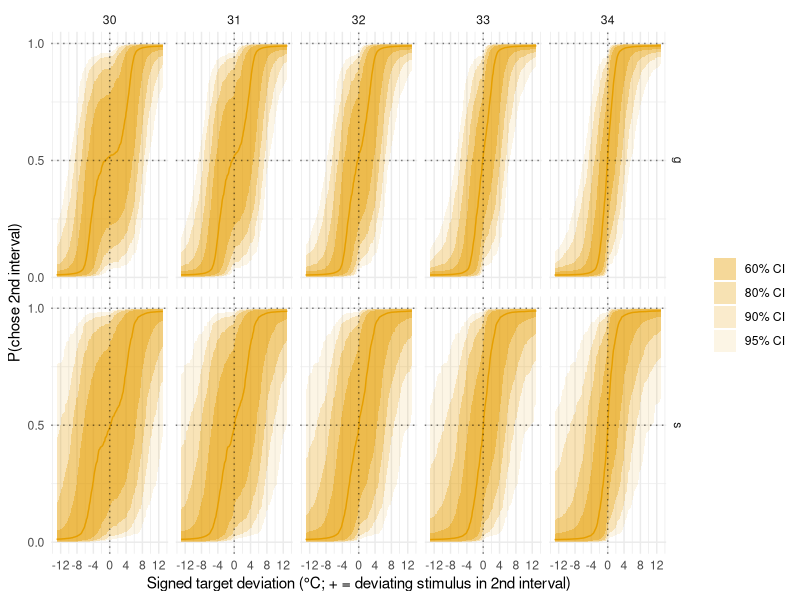
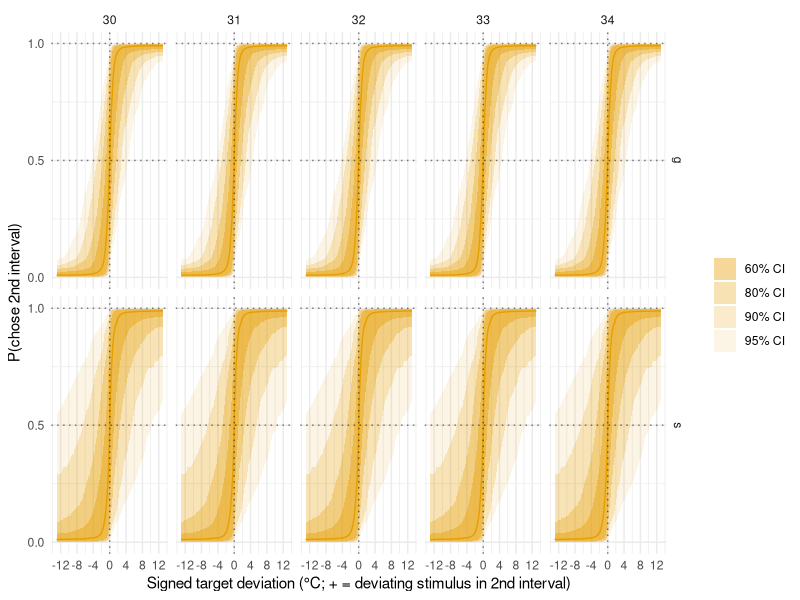
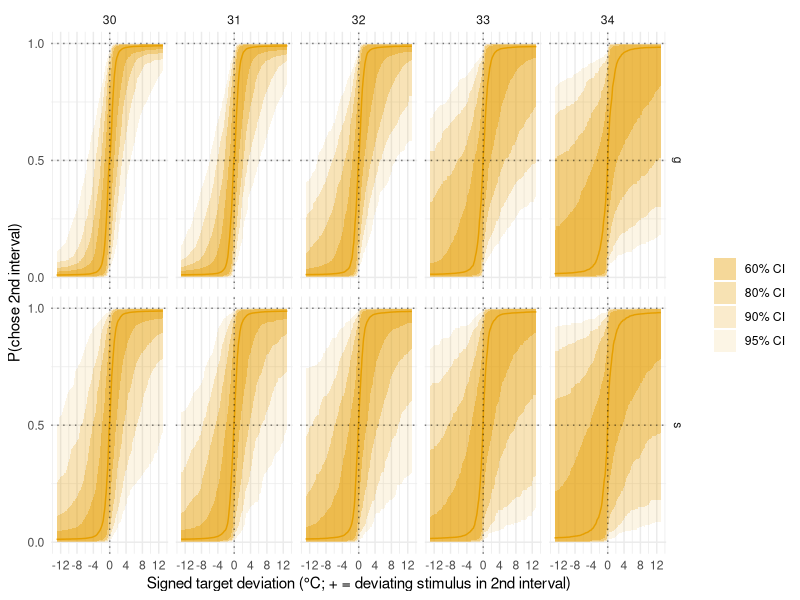
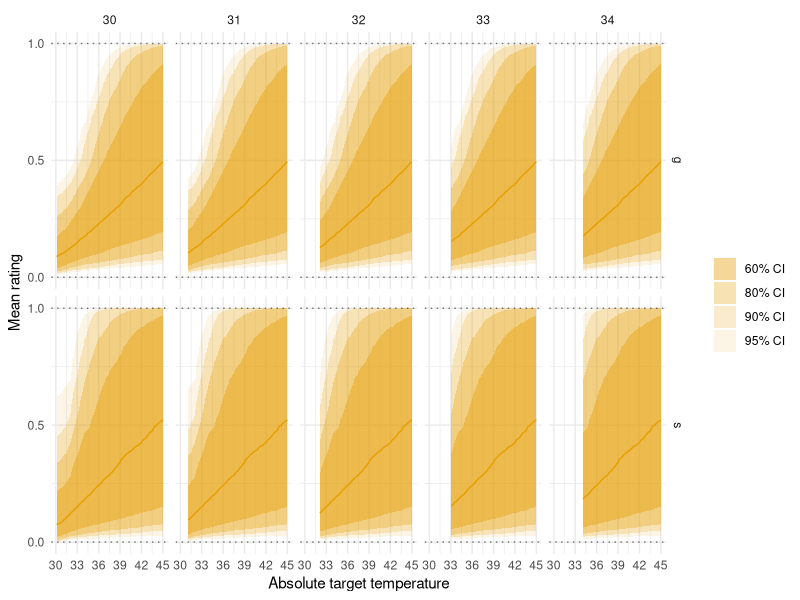
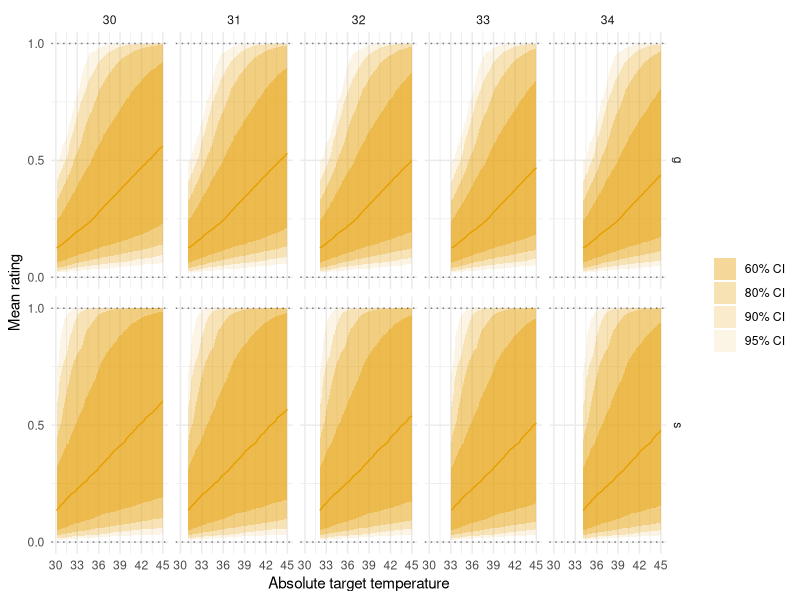
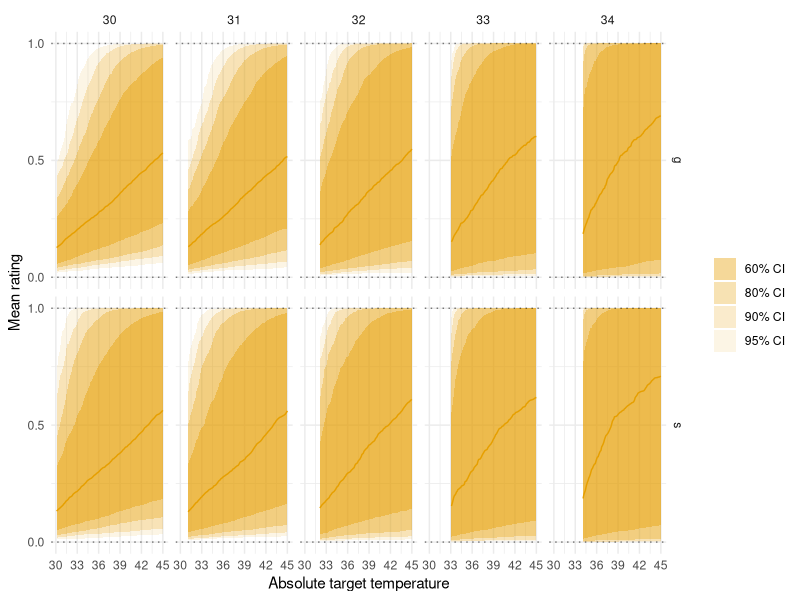
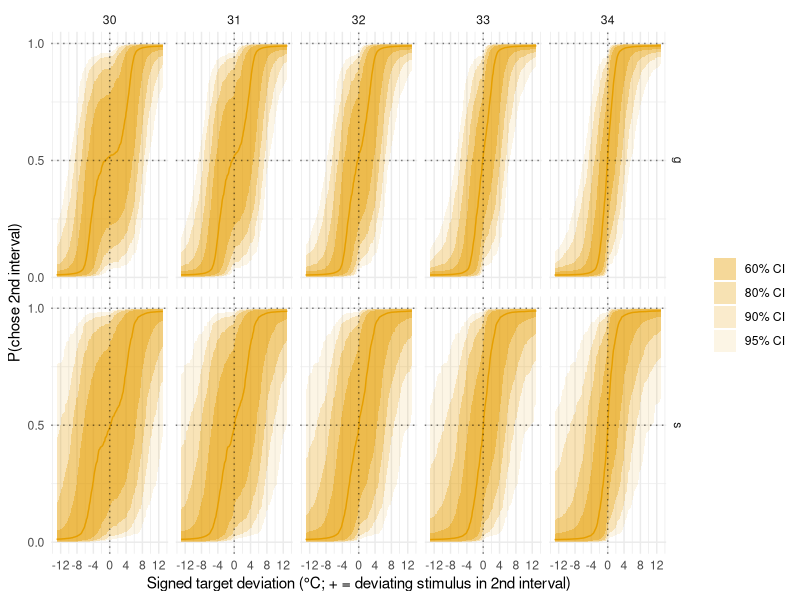
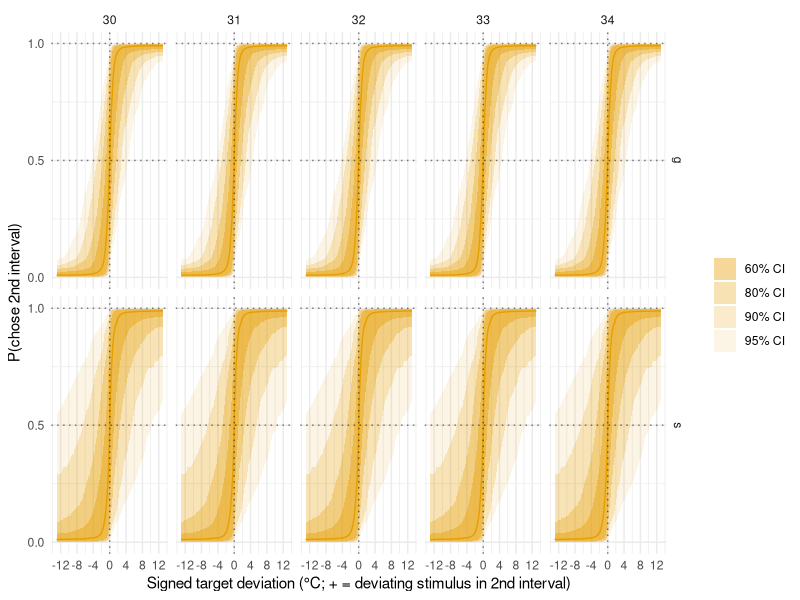

Recreate these plots in R, in order.
#This script is used to illustrate the priors used for the different models
#Author: A.S. Courtin
#Licence: MIT
#Edited with the assistance of Claude Code (Anthropic).

library(tidyverse)

inv_logit<-function(x){
  y=1/(1+exp(-x))
  return(y)
}

M=10^3
idx=1:M
at=30:34
x=seq(30,45,.1)
grid_r<-expand.grid(x=x,idx=idx,at=at)
# Response-space axis for the discrimination models: x is the SIGNED deviation from the
# adapting temperature. |x| is the physical target deviation (target = at + |x|); the sign
# encodes which interval held the deviating stimulus (+ = 2nd interval, so interval_sign=+1).
d=seq(-13,13,.1)
grid_d<-expand.grid(x=d,idx=idx,at=at)

#### Discrimination - absolute coding####
discrimination_absolute<-
  tibble(idx=idx) %>% 
  rowwise() %>% 
  mutate(
    mu_rho=rnorm(1,2,2),
    mu_log_beta=rnorm(1),
    mu_logit_lambda=rnorm(1,-4,1),
    tau_rho=abs(rnorm(1,0,2)),
    tau_log_beta=abs(rnorm(1)),
    tau_logit_lambda=abs(rnorm(1)),
    rho=rnorm(1,mu_rho,tau_rho),
    beta=exp(rnorm(1,mu_log_beta,tau_log_beta)),
    lambda=inv_logit(rnorm(1,mu_logit_lambda,tau_logit_lambda))/2,
    mu_kappa=rnorm(1,0,1),
    tau_kappa=abs(rnorm(1,0,1)),
    kappa=rnorm(1,mu_kappa,tau_kappa)
  ) %>%
  ungroup() %>%
  full_join(grid_d) %>%
  mutate(
    # Evidence is the difference between the target's and the adapting temperature's absolute
    # (baseline+rho anchored) representations - no separate detection threshold (matches
    # discrimination_absolute_coding.stan).
    interval_sign=sign(x),
    target=at+abs(x),
    cx_target_s=target-32-rho,
    cx_adapting_s=at-32-rho,
    stim_rep=cx_target_s*inv_logit(cx_target_s*100) - cx_adapting_s*inv_logit(cx_adapting_s*100),
    theta_s=lambda+(1-2*lambda)*pnorm(interval_sign*beta*stim_rep-kappa),

    cx_target_g=target-32-mu_rho,
    cx_adapting_g=at-32-mu_rho,
    stim_rep_g=cx_target_g*inv_logit(cx_target_g*100) - cx_adapting_g*inv_logit(cx_adapting_g*100),
    theta_g=inv_logit(mu_logit_lambda)/2+(1-2*inv_logit(mu_logit_lambda)/2)*pnorm(interval_sign*exp(mu_log_beta)*stim_rep_g-mu_kappa)
    ) %>%
  group_by(at,x) %>% 
  summarise(
    s_lb_ci_95=quantile(theta_s,0.025),
    s_ub_ci_95=quantile(theta_s,0.975),
    s_lb_ci_90=quantile(theta_s,0.05),
    s_ub_ci_90=quantile(theta_s,0.95),
    s_lb_ci_80=quantile(theta_s,0.1),
    s_ub_ci_80=quantile(theta_s,0.9),
    s_lb_ci_60=quantile(theta_s,0.20),
    s_ub_ci_60=quantile(theta_s,0.80),
    g_lb_ci_95=quantile(theta_g,0.025),
    g_ub_ci_95=quantile(theta_g,0.975),
    g_lb_ci_90=quantile(theta_g,0.05),
    g_ub_ci_90=quantile(theta_g,0.95),
    g_lb_ci_80=quantile(theta_g,0.1),
    g_ub_ci_80=quantile(theta_g,0.9),
    g_lb_ci_60=quantile(theta_g,0.20),
    g_ub_ci_60=quantile(theta_g,0.80),
    s_med_ci_50 = quantile(theta_s, 0.5),
    g_med_ci_50 = quantile(theta_g, 0.5)
  ) %>% 
  pivot_longer(
    cols = c(matches("(s|g)_(lb|ub|med)_ci_\\d+")),
    names_to = c("level","stat","ci"),
    names_pattern = "(s|g)_(lb|ub|med)_ci?_?(\\d+)?",
    values_to = "value"
  ) %>% 
  filter(TRUE) # response space: keep the full signed deviation range

ribbons <- discrimination_absolute %>% filter(stat %in% c("lb","ub"))%>% 
  pivot_wider(
    names_from = "stat",
    values_from = "value"
  )
medians <- discrimination_absolute %>% filter(stat == "med")

ribbons %>% 
  ggplot()+
  geom_ribbon(
    aes(x=x,ymin = lb,ymax=ub,alpha=ci),
    fill='#E69F00'
  )+
  geom_line(
    data=medians,
    aes(x=x,y=value),
    color='#E69F00'
  )+
  geom_hline(
    aes(yintercept = .5),
    linetype='dotted',
    alpha=.5
  )+
  geom_hline(
    aes(yintercept = 1),
    linetype='dotted',
    alpha=.5
  )+
  geom_vline(aes(xintercept=0),linetype='dotted',alpha=.5)+
  scale_alpha_manual(labels=c('60% CI','80% CI','90% CI','95% CI'),values=c(.4,.3,.2,.1))+
  scale_x_continuous(breaks=seq(-12,12,4))+
  scale_y_continuous(breaks=c(0,.5,1))+
  labs(
    alpha='',
    x='Signed target deviation (°C; + = deviating stimulus in 2nd interval)',
    y='P(chose 2nd interval)'
  )+
  theme_minimal()+
  facet_grid(rows=vars(level),cols=vars(at))

ggsave('figures/d_a_ppp.png',units = 'cm',width = 18,height = 10)

#### Discrimination - relative coding####
discrimination_relative<-
  tibble(idx=idx) %>% 
  rowwise() %>% 
  mutate(
    mu_log_beta=rnorm(1),
    mu_logit_lambda=rnorm(1,-4,1),
    tau_log_beta=abs(rnorm(1)),
    tau_logit_lambda=abs(rnorm(1)),
    beta=exp(rnorm(1,mu_log_beta,tau_log_beta)),
    lambda=inv_logit(rnorm(1,mu_logit_lambda,tau_logit_lambda))/2,
    mu_kappa=rnorm(1,0,1),
    tau_kappa=abs(rnorm(1,0,1)),
    kappa=rnorm(1,mu_kappa,tau_kappa)
  ) %>%
  ungroup() %>%
  full_join(grid_d) %>%
  mutate(
    # Evidence is the soft-rectified deviation from the adapting temperature - no separate
    # detection threshold (matches discrimination_relative_coding.stan).
    interval_sign=sign(x),
    cx_s=abs(x),
    stim_rep=cx_s*inv_logit(cx_s*100),
    theta_s=lambda+(1-2*lambda)*pnorm(interval_sign*beta*stim_rep-kappa),

    cx_g=abs(x),
    stim_rep_g=cx_g*inv_logit(cx_g*100),
    theta_g=inv_logit(mu_logit_lambda)/2+(1-2*inv_logit(mu_logit_lambda)/2)*pnorm(interval_sign*exp(mu_log_beta)*stim_rep_g-mu_kappa)
  ) %>%
  group_by(at,x) %>% 
  summarise(
    s_lb_ci_95=quantile(theta_s,0.025),
    s_ub_ci_95=quantile(theta_s,0.975),
    s_lb_ci_90=quantile(theta_s,0.05),
    s_ub_ci_90=quantile(theta_s,0.95),
    s_lb_ci_80=quantile(theta_s,0.1),
    s_ub_ci_80=quantile(theta_s,0.9),
    s_lb_ci_60=quantile(theta_s,0.20),
    s_ub_ci_60=quantile(theta_s,0.80),
    g_lb_ci_95=quantile(theta_g,0.025),
    g_ub_ci_95=quantile(theta_g,0.975),
    g_lb_ci_90=quantile(theta_g,0.05),
    g_ub_ci_90=quantile(theta_g,0.95),
    g_lb_ci_80=quantile(theta_g,0.1),
    g_ub_ci_80=quantile(theta_g,0.9),
    g_lb_ci_60=quantile(theta_g,0.20),
    g_ub_ci_60=quantile(theta_g,0.80),
    s_med_ci_50 = quantile(theta_s, 0.5),
    g_med_ci_50 = quantile(theta_g, 0.5)
  ) %>% 
  pivot_longer(
    cols = c(matches("(s|g)_(lb|ub|med)_ci_\\d+")),
    names_to = c("level","stat","ci"),
    names_pattern = "(s|g)_(lb|ub|med)_ci?_?(\\d+)?",
    values_to = "value"
  )%>% 
  filter(TRUE) # response space: keep the full signed deviation range

ribbons <- discrimination_relative %>% filter(stat %in% c("lb","ub"))%>% 
  pivot_wider(
    names_from = "stat",
    values_from = "value"
  )
medians <- discrimination_relative %>% filter(stat == "med")

ribbons %>% 
  ggplot()+
  geom_ribbon(
    aes(x=x,ymin = lb,ymax=ub,alpha=ci),
    fill='#E69F00'
  )+
  geom_line(
    data=medians,
    aes(x=x,y=value),
    color='#E69F00'
  )+
  geom_hline(
    aes(yintercept = .5),
    linetype='dotted',
    alpha=.5
  )+
  geom_hline(
    aes(yintercept = 1),
    linetype='dotted',
    alpha=.5
  )+
  geom_vline(aes(xintercept=0),linetype='dotted',alpha=.5)+
  scale_alpha_manual(labels=c('60% CI','80% CI','90% CI','95% CI'),values=c(.4,.3,.2,.1))+
  scale_x_continuous(breaks=seq(-12,12,4))+
  scale_y_continuous(breaks=c(0,.5,1))+
  labs(
    alpha='',
    x='Signed target deviation (°C; + = deviating stimulus in 2nd interval)',
    y='P(chose 2nd interval)'
  )+
  theme_minimal()+
  facet_grid(rows=vars(level),cols=vars(at))

ggsave('figures/d_r_ppp.png',units = 'cm',width = 18,height = 10)

#### Discrimination - non-mechanistic####
discrimination_non_mechanistic<-
  tibble(idx=idx) %>% 
  rowwise() %>% 
  mutate(
    # RW2 group profile of log-alpha across the ordered AT axis (2 anchors + curvature penalised by sigma_a)
    a0=rnorm(1,-2,1),
    a1=rnorm(1,0,0.5),
    a_c1=rnorm(1),a_c2=rnorm(1),a_c3=rnorm(1),
    sigma_a=abs(rnorm(1,0,0.5)),
    # RW2 group profile of log-beta
    b0=rnorm(1,0,1),
    b1=rnorm(1,0,0.5),
    b_c1=rnorm(1),b_c2=rnorm(1),b_c3=rnorm(1),
    sigma_b=abs(rnorm(1,0,0.5)),
    mu_logit_lambda=rnorm(1,-4,1),
    mu_kappa=rnorm(1,0,1),
    # per-condition participant SDs, plus lambda/kappa SDs (tau ~ half-normal(0,1))
    tau_a1=abs(rnorm(1)),tau_a2=abs(rnorm(1)),tau_a3=abs(rnorm(1)),tau_a4=abs(rnorm(1)),tau_a5=abs(rnorm(1)),
    tau_b1=abs(rnorm(1)),tau_b2=abs(rnorm(1)),tau_b3=abs(rnorm(1)),tau_b4=abs(rnorm(1)),tau_b5=abs(rnorm(1)),
    tau_logit_lambda=abs(rnorm(1)),
    tau_kappa=abs(rnorm(1)),
    # group-level RW2 profiles (log scale of alpha/beta)
    f_a1=a0, f_a2=a0+a1,
    f_a3=2*f_a2-f_a1+sigma_a*a_c1,
    f_a4=2*f_a3-f_a2+sigma_a*a_c2,
    f_a5=2*f_a4-f_a3+sigma_a*a_c3,
    f_b1=b0, f_b2=b0+b1,
    f_b3=2*f_b2-f_b1+sigma_b*b_c1,
    f_b4=2*f_b3-f_b2+sigma_b*b_c2,
    f_b5=2*f_b4-f_b3+sigma_b*b_c3,
    # one participant draw per condition (log scale)
    la1=rnorm(1,f_a1,tau_a1),la2=rnorm(1,f_a2,tau_a2),la3=rnorm(1,f_a3,tau_a3),la4=rnorm(1,f_a4,tau_a4),la5=rnorm(1,f_a5,tau_a5),
    lb1=rnorm(1,f_b1,tau_b1),lb2=rnorm(1,f_b2,tau_b2),lb3=rnorm(1,f_b3,tau_b3),lb4=rnorm(1,f_b4,tau_b4),lb5=rnorm(1,f_b5,tau_b5),
    lambda=inv_logit(rnorm(1,mu_logit_lambda,tau_logit_lambda))/2,
    kappa=rnorm(1,mu_kappa,tau_kappa)
  ) %>%
  ungroup() %>%
  full_join(grid_d) %>%
  mutate(
    c=at-29,
    log_alpha_s=case_when(c==1~la1,c==2~la2,c==3~la3,c==4~la4,c==5~la5),
    log_beta_s =case_when(c==1~lb1,c==2~lb2,c==3~lb3,c==4~lb4,c==5~lb5),
    log_alpha_g=case_when(c==1~f_a1,c==2~f_a2,c==3~f_a3,c==4~f_a4,c==5~f_a5),
    log_beta_g =case_when(c==1~f_b1,c==2~f_b2,c==3~f_b3,c==4~f_b4,c==5~f_b5),

    interval_sign=sign(x),
    alpha=exp(log_alpha_s),
    beta=exp(log_beta_s),
    cx_s=abs(x)-alpha,
    stim_rep=cx_s*inv_logit(cx_s*100),
    theta_s=lambda+(1-2*lambda)*pnorm(interval_sign*beta*stim_rep-kappa),

    alpha_g=exp(log_alpha_g),
    beta_g=exp(log_beta_g),
    cx_g=abs(x)-alpha_g,
    stim_rep_g=cx_g*inv_logit(cx_g*100),
    theta_g=inv_logit(mu_logit_lambda)/2+(1-2*inv_logit(mu_logit_lambda)/2)*pnorm(interval_sign*beta_g*stim_rep_g-mu_kappa)
  ) %>%
  group_by(at,x) %>% 
  summarise(
    s_lb_ci_95=quantile(theta_s,0.025),
    s_ub_ci_95=quantile(theta_s,0.975),
    s_lb_ci_90=quantile(theta_s,0.05),
    s_ub_ci_90=quantile(theta_s,0.95),
    s_lb_ci_80=quantile(theta_s,0.1),
    s_ub_ci_80=quantile(theta_s,0.9),
    s_lb_ci_60=quantile(theta_s,0.20),
    s_ub_ci_60=quantile(theta_s,0.80),
    g_lb_ci_95=quantile(theta_g,0.025),
    g_ub_ci_95=quantile(theta_g,0.975),
    g_lb_ci_90=quantile(theta_g,0.05),
    g_ub_ci_90=quantile(theta_g,0.95),
    g_lb_ci_80=quantile(theta_g,0.1),
    g_ub_ci_80=quantile(theta_g,0.9),
    g_lb_ci_60=quantile(theta_g,0.20),
    g_ub_ci_60=quantile(theta_g,0.80),    
    s_med_ci_50 = quantile(theta_s, 0.5),
    g_med_ci_50 = quantile(theta_g, 0.5)
  ) %>% 
  pivot_longer(
    cols = c(matches("(s|g)_(lb|ub|med)_ci_\\d+")),
    names_to = c("level","stat","ci"),
    names_pattern = "(s|g)_(lb|ub|med)_ci?_?(\\d+)?",
    values_to = "value"
  ) %>% 
  filter(TRUE) # response space: keep the full signed deviation range

ribbons <- discrimination_non_mechanistic %>% filter(stat %in% c("lb","ub"))%>% 
  pivot_wider(
    names_from = "stat",
    values_from = "value"
  )
medians <- discrimination_non_mechanistic %>% filter(stat == "med")

ribbons %>% 
  ggplot()+
  geom_ribbon(
    aes(x=x,ymin = lb,ymax=ub,alpha=ci),
    fill='#E69F00'
  )+
  geom_line(
    data=medians,
    aes(x=x,y=value),
    color='#E69F00'
  )+
  geom_hline(
    aes(yintercept = .5),
    linetype='dotted',
    alpha=.5
  )+
  geom_hline(
    aes(yintercept = 1),
    linetype='dotted',
    alpha=.5
  )+
  geom_vline(aes(xintercept=0),linetype='dotted',alpha=.5)+
  scale_alpha_manual(labels=c('60% CI','80% CI','90% CI','95% CI'),values=c(.4,.3,.2,.1))+
  scale_x_continuous(breaks=seq(-12,12,4))+
  scale_y_continuous(breaks=c(0,.5,1))+
  labs(
    alpha='',
    x='Signed target deviation (°C; + = deviating stimulus in 2nd interval)',
    y='P(chose 2nd interval)'
  )+
  theme_minimal()+
  facet_grid(rows=vars(level),cols=vars(at))

ggsave('figures/d_n_ppp.png',units = 'cm',width = 18,height = 10)

#### Rating - absolute coding####
rating_absolute<-
  tibble(idx=idx) %>% 
  rowwise() %>% 
  mutate(
    mu_intercept=rnorm(1,-2,1),
    mu_log_slope=rnorm(1,-2,1),
    tau_intercept=abs(rnorm(1,0,1)),
    tau_log_slope=abs(rnorm(1,0,1)),
    intercept=rnorm(1,mu_intercept,tau_intercept),
    slope=exp(rnorm(1,mu_log_slope,tau_log_slope))
  ) %>%
  ungroup() %>%
  full_join(grid_r) %>%
  mutate(
    cx=(x-32),
    lr=intercept+slope*cx,
    theta_s=inv_logit(lr),
    lr_g=mu_intercept+exp(mu_log_slope)*cx,
    theta_g=inv_logit(lr_g)
  ) %>% 
  group_by(at,x) %>% 
  summarise(
    s_lb_ci_95=quantile(theta_s,0.025),
    s_ub_ci_95=quantile(theta_s,0.975),
    s_lb_ci_90=quantile(theta_s,0.05),
    s_ub_ci_90=quantile(theta_s,0.95),
    s_lb_ci_80=quantile(theta_s,0.1),
    s_ub_ci_80=quantile(theta_s,0.9),
    s_lb_ci_60=quantile(theta_s,0.20),
    s_ub_ci_60=quantile(theta_s,0.80),
    g_lb_ci_95=quantile(theta_g,0.025),
    g_ub_ci_95=quantile(theta_g,0.975),
    g_lb_ci_90=quantile(theta_g,0.05),
    g_ub_ci_90=quantile(theta_g,0.95),
    g_lb_ci_80=quantile(theta_g,0.1),
    g_ub_ci_80=quantile(theta_g,0.9),
    g_lb_ci_60=quantile(theta_g,0.20),
    g_ub_ci_60=quantile(theta_g,0.80),    
    s_med_ci_50 = quantile(theta_s, 0.5),
    g_med_ci_50 = quantile(theta_g, 0.5)
  ) %>% 
  pivot_longer(
    cols = c(matches("(s|g)_(lb|ub|med)_ci_\\d+")),
    names_to = c("level","stat","ci"),
    names_pattern = "(s|g)_(lb|ub|med)_ci?_?(\\d+)?",
    values_to = "value"
  ) %>% 
  filter(x>at)

ribbons <- rating_absolute %>% filter(stat %in% c("lb","ub"))%>% 
  pivot_wider(
    names_from = "stat",
    values_from = "value"
  )
medians <- rating_absolute %>% filter(stat == "med")

ribbons %>% 
  ggplot()+
  geom_ribbon(
    aes(x=x,ymin = lb,ymax=ub,alpha=ci),
    fill='#E69F00'
  )+
  geom_line(
    data=medians,
    aes(x=x,y=value),
    color='#E69F00'
  )+
  geom_hline(
    aes(yintercept = 0),
    linetype='dotted',
    alpha=.5
  )+
  geom_hline(
    aes(yintercept = 1),
    linetype='dotted',
    alpha=.5
  )+
  scale_alpha_manual(labels=c('60% CI','80% CI','90% CI','95% CI'),values=c(.4,.3,.2,.1))+
  scale_x_continuous(breaks=seq(30,45,3))+
  scale_y_continuous(breaks=c(0,.5,1))+
  labs(
    alpha='',
    x='Absolute target temperature',
    y='Mean rating'
  )+
  theme_minimal()+
  facet_grid(rows=vars(level),cols=vars(at))

ggsave('figures/r_a_ppp.png',units = 'cm',width = 18,height = 10)

#### Rating - relative coding####
rating_relative<-
  tibble(idx=idx) %>% 
  rowwise() %>% 
  mutate(
    mu_intercept=rnorm(1,-2,1),
    mu_log_slope=rnorm(1,-2,1),
    tau_intercept=abs(rnorm(1,0,1)),
    tau_log_slope=abs(rnorm(1,0,1)),
    intercept=rnorm(1,mu_intercept,tau_intercept),
    slope=exp(rnorm(1,mu_log_slope,tau_log_slope))
  ) %>%
  ungroup() %>%
  full_join(grid_r) %>%
  mutate(
    cx=(x-at),
    lr=intercept+slope*cx,
    theta_s=inv_logit(lr),
    
    lr_g=mu_intercept+exp(mu_log_slope)*cx,
    theta_g=inv_logit(lr_g)
  ) %>% 
  group_by(at,x) %>% 
  summarise(
    s_lb_ci_95=quantile(theta_s,0.025),
    s_ub_ci_95=quantile(theta_s,0.975),
    s_lb_ci_90=quantile(theta_s,0.05),
    s_ub_ci_90=quantile(theta_s,0.95),
    s_lb_ci_80=quantile(theta_s,0.1),
    s_ub_ci_80=quantile(theta_s,0.9),
    s_lb_ci_60=quantile(theta_s,0.20),
    s_ub_ci_60=quantile(theta_s,0.80),
    g_lb_ci_95=quantile(theta_g,0.025),
    g_ub_ci_95=quantile(theta_g,0.975),
    g_lb_ci_90=quantile(theta_g,0.05),
    g_ub_ci_90=quantile(theta_g,0.95),
    g_lb_ci_80=quantile(theta_g,0.1),
    g_ub_ci_80=quantile(theta_g,0.9),
    g_lb_ci_60=quantile(theta_g,0.20),
    g_ub_ci_60=quantile(theta_g,0.80),    
    s_med_ci_50 = quantile(theta_s, 0.5),
    g_med_ci_50 = quantile(theta_g, 0.5)
  ) %>% 
  pivot_longer(
    cols = c(matches("(s|g)_(lb|ub|med)_ci_\\d+")),
    names_to = c("level","stat","ci"),
    names_pattern = "(s|g)_(lb|ub|med)_ci?_?(\\d+)?",
    values_to = "value"
  ) %>% 
  filter(x>at)

ribbons <- rating_relative %>% filter(stat %in% c("lb","ub"))%>% 
  pivot_wider(
    names_from = "stat",
    values_from = "value"
  )
medians <- rating_relative %>% filter(stat == "med")

ribbons %>%
  ggplot()+
  geom_ribbon(
    aes(x=x,ymin = lb,ymax=ub,alpha=ci),
    fill='#E69F00'
  )+
  geom_line(
    data=medians,
    aes(x=x,y=value),
    color='#E69F00'
  )+
  geom_hline(
    aes(yintercept = 0),
    linetype='dotted',
    alpha=.5
  )+
  geom_hline(
    aes(yintercept = 1),
    linetype='dotted',
    alpha=.5
  )+
  scale_alpha_manual(labels=c('60% CI','80% CI','90% CI','95% CI'),values=c(.4,.3,.2,.1))+
  scale_x_continuous(breaks=seq(30,45,3))+
  scale_y_continuous(breaks=c(0,.5,1))+
  labs(
    alpha='',
    x='Absolute target temperature',
    y='Mean rating'
  )+
  theme_minimal()+
  facet_grid(rows=vars(level),cols=vars(at))

ggsave('figures/r_r_ppp.png',units = 'cm',width = 18,height = 10)

#### Rating - non-mechanistic ####
rating_non_mechanistic<-
  tibble(idx=idx) %>% 
  rowwise() %>% 
  mutate(
    # RW2 group profile of the latent intercept across the ordered AT axis (identity scale)
    i0=rnorm(1,-2,1),
    i1=rnorm(1,0,0.5),
    i_c1=rnorm(1),i_c2=rnorm(1),i_c3=rnorm(1),
    sigma_i=abs(rnorm(1,0,0.5)),
    # RW2 group profile of the latent log-slope
    s0=rnorm(1,-2,1),
    s1=rnorm(1,0,0.5),
    s_c1=rnorm(1),s_c2=rnorm(1),s_c3=rnorm(1),
    sigma_s=abs(rnorm(1,0,0.5)),
    tau_i1=abs(rnorm(1)),tau_i2=abs(rnorm(1)),tau_i3=abs(rnorm(1)),tau_i4=abs(rnorm(1)),tau_i5=abs(rnorm(1)),
    tau_s1=abs(rnorm(1)),tau_s2=abs(rnorm(1)),tau_s3=abs(rnorm(1)),tau_s4=abs(rnorm(1)),tau_s5=abs(rnorm(1)),
    # group-level RW2 profiles
    f_i1=i0, f_i2=i0+i1,
    f_i3=2*f_i2-f_i1+sigma_i*i_c1,
    f_i4=2*f_i3-f_i2+sigma_i*i_c2,
    f_i5=2*f_i4-f_i3+sigma_i*i_c3,
    f_s1=s0, f_s2=s0+s1,
    f_s3=2*f_s2-f_s1+sigma_s*s_c1,
    f_s4=2*f_s3-f_s2+sigma_s*s_c2,
    f_s5=2*f_s4-f_s3+sigma_s*s_c3,
    # one participant draw per condition
    ii1=rnorm(1,f_i1,tau_i1),ii2=rnorm(1,f_i2,tau_i2),ii3=rnorm(1,f_i3,tau_i3),ii4=rnorm(1,f_i4,tau_i4),ii5=rnorm(1,f_i5,tau_i5),
    ss1=rnorm(1,f_s1,tau_s1),ss2=rnorm(1,f_s2,tau_s2),ss3=rnorm(1,f_s3,tau_s3),ss4=rnorm(1,f_s4,tau_s4),ss5=rnorm(1,f_s5,tau_s5)
  ) %>%
  ungroup() %>%
  full_join(grid_r) %>%
  mutate(
    c=at-29,
    intercept=case_when(c==1~ii1,c==2~ii2,c==3~ii3,c==4~ii4,c==5~ii5),
    log_slope=case_when(c==1~ss1,c==2~ss2,c==3~ss3,c==4~ss4,c==5~ss5),
    intercept_g=case_when(c==1~f_i1,c==2~f_i2,c==3~f_i3,c==4~f_i4,c==5~f_i5),
    log_slope_g=case_when(c==1~f_s1,c==2~f_s2,c==3~f_s3,c==4~f_s4,c==5~f_s5),

    slope=exp(log_slope),
    slope_g=exp(log_slope_g),

    cx=x-at,
    lr=intercept+slope*cx,
    theta_s=inv_logit(lr),

    lr_g=intercept_g+slope_g*cx,
    theta_g=inv_logit(lr_g)
  ) %>%
  group_by(at,x) %>% 
  summarise(
    s_lb_ci_95=quantile(theta_s,0.025),
    s_ub_ci_95=quantile(theta_s,0.975),
    s_lb_ci_90=quantile(theta_s,0.05),
    s_ub_ci_90=quantile(theta_s,0.95),
    s_lb_ci_80=quantile(theta_s,0.1),
    s_ub_ci_80=quantile(theta_s,0.9),
    s_lb_ci_60=quantile(theta_s,0.20),
    s_ub_ci_60=quantile(theta_s,0.80),
    g_lb_ci_95=quantile(theta_g,0.025),
    g_ub_ci_95=quantile(theta_g,0.975),
    g_lb_ci_90=quantile(theta_g,0.05),
    g_ub_ci_90=quantile(theta_g,0.95),
    g_lb_ci_80=quantile(theta_g,0.1),
    g_ub_ci_80=quantile(theta_g,0.9),
    g_lb_ci_60=quantile(theta_g,0.20),
    g_ub_ci_60=quantile(theta_g,0.80),    
    s_med_ci_50 = quantile(theta_s, 0.5),
    g_med_ci_50 = quantile(theta_g, 0.5)
  ) %>% 
  pivot_longer(
    cols = c(matches("(s|g)_(lb|ub|med)_ci_\\d+")),
    names_to = c("level","stat","ci"),
    names_pattern = "(s|g)_(lb|ub|med)_ci?_?(\\d+)?",
    values_to = "value"
  ) %>% 
  filter(x>at)

ribbons <- rating_non_mechanistic %>% filter(stat %in% c("lb","ub"))%>% 
  pivot_wider(
    names_from = "stat",
    values_from = "value"
  )
medians <- rating_non_mechanistic %>% filter(stat == "med")

ribbons%>% 
  ggplot()+
  geom_ribbon(
    aes(x=x,ymin = lb,ymax=ub,alpha=ci),
    fill='#E69F00'
  )+
  geom_line(
    data=medians,
    aes(x=x,y=value),
    color='#E69F00'
  )+
  geom_hline(
    aes(yintercept = 0),
    linetype='dotted',
    alpha=.5
  )+
  geom_hline(
    aes(yintercept = 1),
    linetype='dotted',
    alpha=.5
  )+
  scale_alpha_manual(labels=c('60% CI','80% CI','90% CI','95% CI'),values=c(.4,.3,.2,.1))+
  scale_x_continuous(breaks=seq(30,45,3))+
  scale_y_continuous(breaks=c(0,.5,1))+
  labs(
    alpha='',
    x='Absolute target temperature',
    y='Mean rating'
  )+
  theme_minimal()+
  facet_grid(rows=vars(level),cols=vars(at))

ggsave('figures/r_n_ppp.png',units = 'cm',width = 18,height = 10)
